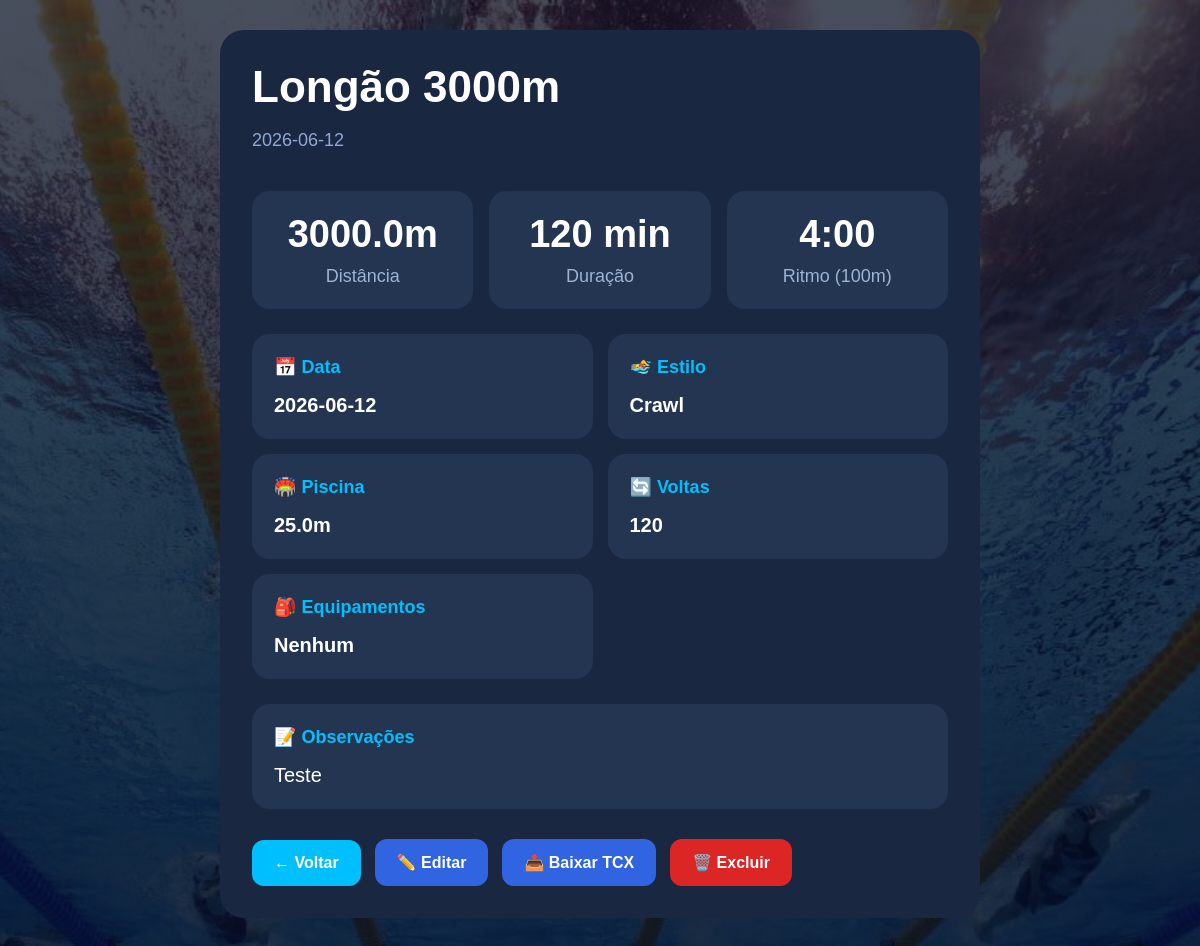
The app's page /treino/4 (signed in) with its own data.
### tables this page shows
CREATE TABLE treinos (
    id INTEGER PRIMARY KEY AUTOINCREMENT,
    data_treino TEXT NOT NULL,
    titulo TEXT NOT NULL,
    estilo TEXT,
    tamanho_piscina REAL,
    voltas INTEGER,
    distancia_metros REAL,
    duracao_minutos INTEGER,
    pace TEXT,
    observacoes TEXT,
    equipamentos TEXT,
    status TEXT DEFAULT 'realizado',
    usuario_id INTEGER,
    criado_em TIMESTAMP DEFAULT CURRENT_TIMESTAMP
);

### app.py (the view)
@app.route("/treino/<int:id>")
@login_obrigatorio
def detalhe_treino(id):
    treino = buscar_treino_por_id(id)
    return render_template(
        "detalhe_treino.html",
        treino=treino
    )

### app.py (called while the page is built)
def login_obrigatorio(funcao):
    @wraps(funcao)
    def verificar_login(*args, **kwargs):
        if "usuario_id" not in session:
            return redirect(url_for("tela_login"))
        return funcao(*args, **kwargs)
    return verificar_login

### database/connection.py (called while the page is built)
def conectar():
    conexao = sqlite3.connect(DB_PATH)
    conexao.row_factory = sqlite3.Row
    return conexao

### modelos/treinos.py (called while the page is built)
def buscar_treino_por_id(id):
    conexao = conectar()
    cursor = conexao.cursor()
    sql = """
        SELECT * FROM treinos
        WHERE id = ?
    """
    cursor.execute(sql, (id,))
    treino = cursor.fetchone()
    cursor.close()
    conexao.close()
    return treino

### templates/detalhe_treino.html (shortened to what this page needs)
{% extends "base.html" %}
{% block content %}
<main class="detalhe-container">
    <div class="detalhe-card treino-modal">
        <h1>{{ treino.titulo }}</h1>
        <p class="data">
            {{ treino.data_treino }}
        </p>
        <div class="metricas">
            <div class="metrica">
                <h2>{{ treino.distancia_metros }}m</h2>
                <span>Distância</span>
            </div>
            <div class="metrica">
                <h2>{{ treino.duracao_minutos }} min</h2>
                <span>Duração</span>
            </div>
            <div class="metrica">
                <h2>{{ treino.pace }}</h2>
                <span>Ritmo (100m)</span>
            </div>
        </div>
        <div class="info-grid">
            <div class="info-box">
                <strong>📅 Data</strong>
                <p>{{ treino.data_treino }}</p>
            </div>
            <div class="info-box">
                <strong>🏊 Estilo</strong>
                <p>{{ treino.estilo }}</p>
            </div>
            <div class="info-box">
                <strong>🏟️ Piscina</strong>
                <p>{{ treino.tamanho_piscina }}m</p>
            </div>
            <div class="info-box">
                <strong>🔄 Voltas</strong>
                <p>{{ treino.voltas }}</p>
            </div>
            <div class="info-box">
                <strong>🎒 Equipamentos</strong>
                <p>{{ treino.equipamentos or "Nenhum" }}</p>
            </div>
        </div>
        <div class="observacoes-box">
            <strong>📝 Observações</strong>
            <p>
                {{ treino.observacoes or "Sem observações" }}
            </p>
        </div>
        <div class="acoes-treino">
            <a
                href="/"
                class="btn-voltar"
            >
                ← Voltar
            </a>
            <a
                href="{{ url_for('editar_treino', id=treino.id) }}"
                class="btn-editar"
            >
                ✏️ Editar
            </a>
            <a
                href="{{ url_for('exportar_tcx', id=treino.id) }}"
                class="btn-editar"
            >
                📤 Baixar TCX
            </a>
            <form
                action="{{ url_for('excluir_treino', id=treino.id) }}"
                method="POST"
                onsubmit="return confirm('Tem certeza que deseja excluir este treino?');"
            >
                <button
                    type="submit"
                    class="btn-excluir"
                >
                    🗑️ Excluir
                </button>
            </form>
        </div>
    </div>
</main>
{% endblock %}

### static/style.css (style rules this page uses)
body { margin: 0; height: 100vh; overflow: hidden; font-family: Arial, sans-serif; background: #081229; color: white; }
.detalhe-container { width: 100%; min-height: 100vh; display: flex; justify-content: center; align-items: center; padding: 40px; box-sizing: border-box; overflow-y: auto; }
.detalhe-card { width: 850px; background: #1a2740; padding: 40px; border-radius: 24px; box-sizing: border-box; }
.detalhe-card h1 { font-size: 56px; margin-top: 0; margin-bottom: 10px; }
.data { color: #8fa8d6; font-size: 18px; margin-bottom: 40px; }
.metricas { display: flex; gap: 20px; margin-bottom: 35px; }
.metrica { flex: 1; background: #243552; padding: 30px; border-radius: 18px; text-align: center; }
.metrica h2 { margin: 0 0 12px; font-size: 50px; color: #00bfff; }
.metrica span { color: #9bb4d4; font-size: 18px; }
.info-grid { display: grid; grid-template-columns: 1fr 1fr; gap: 20px; margin-bottom: 25px; }
.info-box { background: #243552; padding: 28px; border-radius: 18px; min-height: 120px; box-sizing: border-box; }
.info-box strong { display: block; color: #00bfff; font-size: 18px; margin-bottom: 16px; }
.info-box p { margin: 0; font-size: 24px; font-weight: bold; }
.observacoes-box { background: #243552; padding: 28px; border-radius: 18px; margin-bottom: 30px; }
.observacoes-box strong { display: block; color: #00bfff; margin-bottom: 16px; font-size: 18px; }
.observacoes-box p { margin: 0; font-size: 20px; }
.btn-voltar { display: inline-block; padding: 14px 22px; border-radius: 12px; background: #00bfff; color: white; text-decoration: none; font-weight: bold; transition: 0.2s; }
.treino-modal { width: 850px; max-width: 95%; background: #1a2740; border-radius: 24px; padding: 40px; color: white; box-sizing: border-box; }
.treino-modal h2 { font-size: 56px; margin-top: 0; margin-bottom: 10px; color: white; }
body:has(.detalhe-container) { height: auto; min-height: 100vh; overflow-y: auto; }
.detalhe-container { align-items: flex-start; padding: 30px; }
.detalhe-card { max-width: 760px; padding: 32px; margin-bottom: 50px; }
.detalhe-card h1 { font-size: 44px; }
.metricas { gap: 16px; margin-bottom: 25px; }
.metrica { padding: 22px; }
.metrica h2 { font-size: 38px; }
.info-grid { gap: 15px; }
.info-box { padding: 22px; min-height: 95px; }
.info-box p { font-size: 20px; }
.observacoes-box { padding: 22px; }
.acoes-treino { display: flex; gap: 14px; align-items: center; flex-wrap: wrap; }
.acoes-treino form { margin: 0; }
.btn-editar, .btn-excluir { display: inline-flex; align-items: center; justify-content: center; padding: 14px 22px; border: none; border-radius: 12px; color: white; font-size: 16px; font-weight: bold; text-decoration: none; cursor: pointer; transition: 0.2s; }
.btn-editar { background: #3164e0; }
.btn-excluir { background: #dc2626; }
body { background: linear-gradient( rgba(1, 10, 30, 0.72), rgba(1, 10, 30, 0.82) ), url("img/piscina-bg.jpg"); background-size: cover; background-position: center; background-attachment: fixed; }
html, body { min-height: 100%; height: auto; overflow-y: auto; }

### records on screen
treinos: titulo "Longão 3000m", data_treino "2026-06-12", distancia_metros "3000.0", duracao_minutos "120", pace "4:00", estilo "Crawl", tamanho_piscina "25.0", voltas "120", equipamentos "Nenhum", observacoes "Teste"
